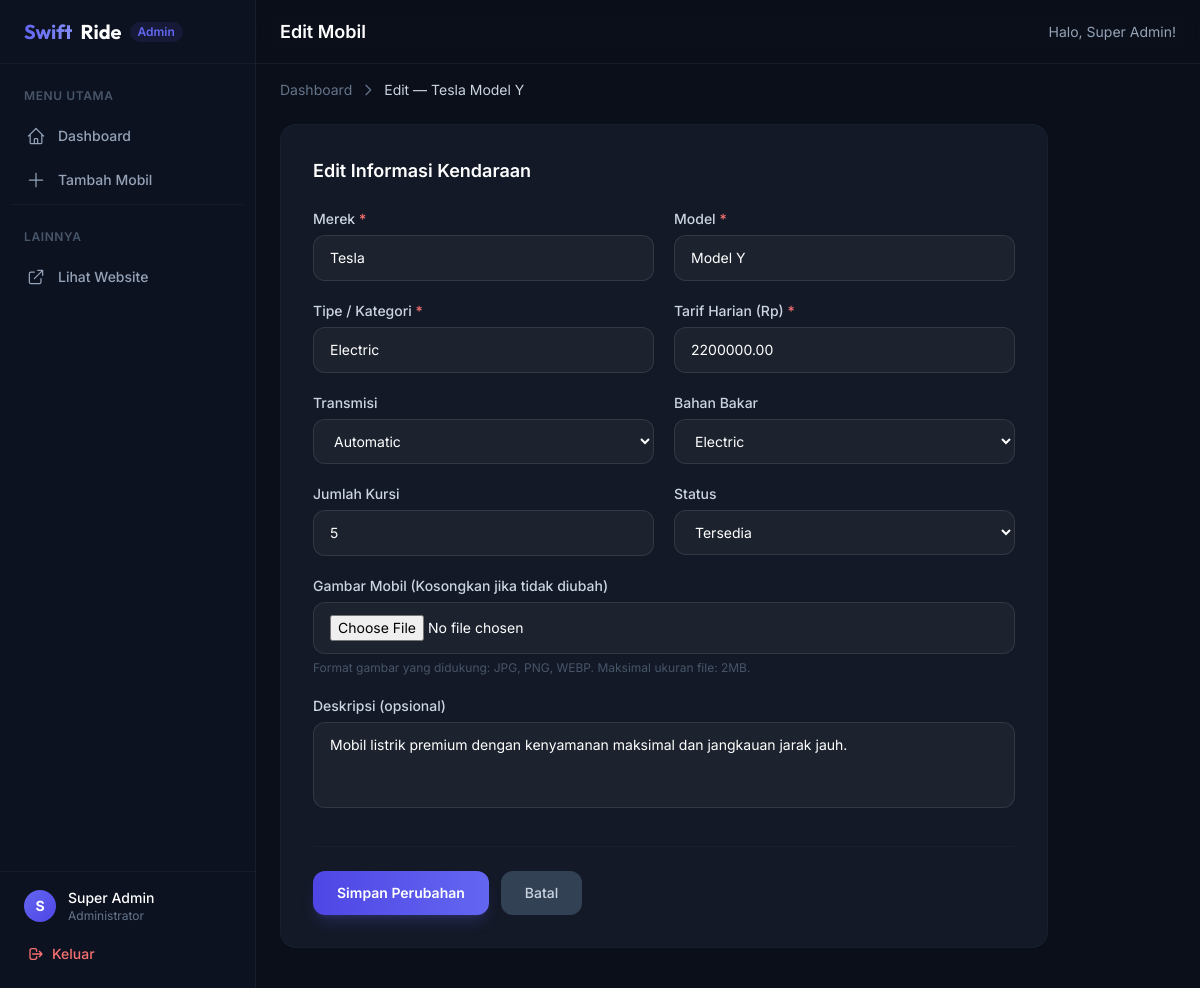
/admin/cars/edit.php?id=1 (signed in), run on the app's committed database.
### tables this page shows
CREATE TABLE IF NOT EXISTS cars (
    id INT AUTO_INCREMENT PRIMARY KEY,
    brand VARCHAR(50) NOT NULL,
    model VARCHAR(50) NOT NULL,
    type VARCHAR(30) NOT NULL,
    daily_rate DECIMAL(12, 2) NOT NULL,
    image VARCHAR(512) NOT NULL DEFAULT '',
    status ENUM('available', 'rented', 'maintenance') NOT NULL DEFAULT 'available',
    transmission VARCHAR(20) NOT NULL DEFAULT 'Automatic',
    fuel VARCHAR(20) NOT NULL DEFAULT 'Petrol',
    seats TINYINT NOT NULL DEFAULT 5,
    description TEXT,
    created_at TIMESTAMP DEFAULT CURRENT_TIMESTAMP,
    updated_at TIMESTAMP DEFAULT CURRENT_TIMESTAMP ON UPDATE CURRENT_TIMESTAMP
);

### admin/cars/edit.php (the view, shortened to what this page needs)
<?php
require_once '../../config/db.php';
$pageTitle = 'Edit Mobil';
$errors    = [];
$id = filter_input(INPUT_GET, 'id', FILTER_VALIDATE_INT);
$stmt = $pdo->prepare("SELECT * FROM cars WHERE id = ? LIMIT 1");
$stmt->execute([$id]);
$car = $stmt->fetch();
require_once '../../includes/admin_header.php';
function inputClass(array $errors, string $field): string {
    return 'input-field w-full rounded-xl px-4 py-3 text-white placeholder-slate-500 text-sm'
         . (isset($errors[$field]) ? ' border-red-500/60' : '');
}
function sel(mixed $fieldVal, string $optionVal): string {
    return (string)$fieldVal === $optionVal ? 'selected' : '';
}
?>
<div class="max-w-3xl animate-fade-in">
    <nav class="text-sm text-slate-500 mb-6 flex items-center gap-2">
        <a href="<?php echo BASE_URL; ?>admin/index.php" class="hover:text-slate-300 transition-colors">Dashboard</a>
        <svg class="w-4 h-4" fill="none" viewBox="0 0 24 24" stroke="currentColor" stroke-width="2"><path stroke-linecap="round" stroke-linejoin="round" d="M9 5l7 7-7 7"/></svg>
        <span class="text-slate-300">Edit — <?php echo htmlspecialchars($car['brand'] . ' ' . $car['model'], ENT_QUOTES, 'UTF-8'); ?></span>
    </nav>
    <div class="bg-[#131926] rounded-2xl border border-slate-800/50 p-6 lg:p-8">
        <h2 class="text-lg font-semibold text-white mb-6">Edit Informasi Kendaraan</h2>
        <form method="POST" action="edit.php?id=<?php echo (int)$id; ?>" enctype="multipart/form-data" novalidate>
            <div class="grid grid-cols-1 md:grid-cols-2 gap-5">
                <div>
                    <label for="car-brand" class="block text-sm font-medium text-slate-300 mb-1.5">Merek <span class="text-red-400">*</span></label>
                    <input type="text" id="car-brand" name="brand" maxlength="50" required
                           class="<?php echo inputClass($errors, 'brand'); ?>"
                           value="<?php echo htmlspecialchars($car['brand'], ENT_QUOTES, 'UTF-8'); ?>">
                </div>
                <div>
                    <label for="car-model" class="block text-sm font-medium text-slate-300 mb-1.5">Model <span class="text-red-400">*</span></label>
                    <input type="text" id="car-model" name="model" maxlength="50" required
                           class="<?php echo inputClass($errors, 'model'); ?>"
                           value="<?php echo htmlspecialchars($car['model'], ENT_QUOTES, 'UTF-8'); ?>">
                </div>
                <div>
                    <label for="car-type" class="block text-sm font-medium text-slate-300 mb-1.5">Tipe / Kategori <span class="text-red-400">*</span></label>
                    <input type="text" id="car-type" name="type" maxlength="30" required
                           class="<?php echo inputClass($errors, 'type'); ?>"
                           value="<?php echo htmlspecialchars($car['type'], ENT_QUOTES, 'UTF-8'); ?>">
                </div>
                <div>
                    <label for="car-rate" class="block text-sm font-medium text-slate-300 mb-1.5">Tarif Harian (Rp) <span class="text-red-400">*</span></label>
                    <input type="number" id="car-rate" name="daily_rate" min="1" step="1000" required
                           class="<?php echo inputClass($errors, 'daily_rate'); ?>"
                           value="<?php echo htmlspecialchars($car['daily_rate'], ENT_QUOTES, 'UTF-8'); ?>">
                </div>
                <div>
                    <label for="car-transmission" class="block text-sm font-medium text-slate-300 mb-1.5">Transmisi</label>
                    <select id="car-transmission" name="transmission" class="<?php echo inputClass($errors, 'transmission'); ?> cursor-pointer">
                        <option value="Automatic" <?php echo sel($car['transmission'], 'Automatic'); ?>>Automatic</option>
                    </select>
                </div>
                <div>
                    <label for="car-fuel" class="block text-sm font-medium text-slate-300 mb-1.5">Bahan Bakar</label>
                    <select id="car-fuel" name="fuel" class="<?php echo inputClass($errors, 'fuel'); ?> cursor-pointer">
                        <?php foreach (['Petrol','Diesel','Electric','Hybrid'] as $f): ?>
                        <option value="<?php echo $f; ?>" <?php echo sel($car['fuel'], $f); ?>><?php echo $f; ?></option>
                        <?php endforeach; ?>
                    </select>
                </div>
                <div>
                    <label for="car-seats" class="block text-sm font-medium text-slate-300 mb-1.5">Jumlah Kursi</label>
                    <input type="number" id="car-seats" name="seats" min="1" max="20"
                           class="<?php echo inputClass($errors, 'seats'); ?>"
                           value="<?php echo (int)$car['seats']; ?>">
                </div>
                <div>
                    <label for="car-status" class="block text-sm font-medium text-slate-300 mb-1.5">Status</label>
                    <select id="car-status" name="status" class="<?php echo inputClass($errors, 'status'); ?> cursor-pointer">
                        <option value="available"   <?php echo sel($car['status'], 'available'); ?>>Tersedia</option>
                    </select>
                </div>
                <div class="md:col-span-2">
                    <label for="car-image" class="block text-sm font-medium text-slate-300 mb-1.5">Gambar Mobil (Kosongkan jika tidak diubah)</label>
                    <input type="file" id="car-image" name="image" accept="image/*"
                           class="<?php echo inputClass($errors, 'image'); ?>">
                    <p class="mt-1.5 text-xs text-slate-600">Format gambar yang didukung: JPG, PNG, WEBP. Maksimal ukuran file: 2MB.</p>
                </div>
                <div class="md:col-span-2">
                    <label for="car-description" class="block text-sm font-medium text-slate-300 mb-1.5">Deskripsi (opsional)</label>
                    <textarea id="car-description" name="description" rows="3" maxlength="1000"
                              class="<?php echo inputClass($errors, 'description'); ?> resize-none"><?php echo htmlspecialchars($car['description'] ?? '', ENT_QUOTES, 'UTF-8'); ?></textarea>
                </div>
            </div>
            <div class="flex items-center gap-3 mt-8 pt-6 border-t border-slate-800/50">
                <button type="submit" id="btn-submit-edit" class="px-6 py-3 rounded-xl bg-gradient-to-r from-brand-600 to-indigo-500 text-white text-sm font-semibold hover:from-indigo-500 hover:to-brand-600 transition-all shadow-lg shadow-indigo-500/20">
                    Simpan Perubahan
                </button>
                <a href="<?php echo BASE_URL; ?>admin/index.php" class="px-6 py-3 rounded-xl bg-slate-700 text-slate-300 text-sm font-medium hover:bg-slate-600 transition-colors">
                    Batal
                </a>
            </div>
        </form>
    </div>
</div>
<?php require_once '../../includes/admin_footer.php'; ?>

### includes/admin_header.php (shortened to what this page needs)
<?php
$pageTitle = $pageTitle ?? 'Dashboard';
$adminName = $_SESSION['admin_name'] ?? 'Admin';
$current_admin_page = basename($_SERVER['PHP_SELF']);
function admin_active($page, $current) {
    return $page === $current
        ? 'bg-brand-500/10 text-brand-500 border-l-2 border-brand-500'
        : 'text-slate-400 hover:bg-slate-800/50 hover:text-white border-l-2 border-transparent';
}
?>
<!DOCTYPE html>
<html lang="id">
<head>
    <script src="https://cdn.tailwindcss.com"></script>
</head>
<body class="antialiased min-h-screen flex">
    <aside class="sidebar w-64 shrink-0 min-h-screen flex flex-col fixed top-0 left-0 z-30 hidden md:flex">
        <div class="h-16 flex items-center px-6 border-b border-slate-800/50">
            <a href="<?php echo BASE_URL; ?>index.php" class="flex items-center space-x-2 font-display text-xl font-bold">
                <span class="bg-gradient-to-r from-brand-500 to-indigo-400 bg-clip-text text-transparent">Swift</span>
                <span class="text-white">Ride</span>
            </a>
            <span class="ml-2 text-xs font-semibold text-brand-500 bg-brand-500/10 px-2 py-0.5 rounded-full">Admin</span>
        </div>
        <nav class="flex-1 px-3 py-6 space-y-1 overflow-y-auto">
            <p class="text-xs font-semibold text-slate-600 uppercase tracking-wider px-3 mb-3">Menu Utama</p>
            <a href="<?php echo BASE_URL; ?>admin/index.php" class="flex items-center gap-3 px-3 py-2.5 rounded-lg text-sm font-medium transition-all duration-200 <?php echo admin_active('index.php', $current_admin_page); ?>">
                <svg class="w-5 h-5" fill="none" viewBox="0 0 24 24" stroke="currentColor" stroke-width="1.5">
                    <path stroke-linecap="round" stroke-linejoin="round" d="M3 12l2-2m0 0l7-7 7 7M5 10v10a1 1 0 001 1h3m10-11l2 2m-2-2v10a1 1 0 01-1 1h-3m-6 0a1 1 0 001-1v-4a1 1 0 011-1h2a1 1 0 011 1v4a1 1 0 001 1m-6 0h6"/>
                </svg>
                Dashboard
            </a>
            <a href="<?php echo BASE_URL; ?>admin/cars/create.php" class="flex items-center gap-3 px-3 py-2.5 rounded-lg text-sm font-medium transition-all duration-200 <?php echo admin_active('create.php', $current_admin_page); ?>">
                <svg class="w-5 h-5" fill="none" viewBox="0 0 24 24" stroke="currentColor" stroke-width="1.5">
                    <path stroke-linecap="round" stroke-linejoin="round" d="M12 4v16m8-8H4"/>
                </svg>
                Tambah Mobil
            </a>
            <div class="pt-6 mt-6 border-t border-slate-800/50">
                <p class="text-xs font-semibold text-slate-600 uppercase tracking-wider px-3 mb-3">Lainnya</p>
                <a href="<?php echo BASE_URL; ?>index.php" target="_blank" class="flex items-center gap-3 px-3 py-2.5 rounded-lg text-sm font-medium text-slate-400 hover:bg-slate-800/50 hover:text-white border-l-2 border-transparent transition-all duration-200">
                    <svg class="w-5 h-5" fill="none" viewBox="0 0 24 24" stroke="currentColor" stroke-width="1.5">
                        <path stroke-linecap="round" stroke-linejoin="round" d="M10 6H6a2 2 0 00-2 2v10a2 2 0 002 2h10a2 2 0 002-2v-4M14 4h6m0 0v6m0-6L10 14"/>
                    </svg>
                    Lihat Website
                </a>
            </div>
        </nav>
        <div class="p-4 border-t border-slate-800/50">
            <div class="flex items-center gap-3 mb-3 px-2">
                <div class="w-8 h-8 rounded-full bg-gradient-to-br from-brand-500 to-indigo-600 flex items-center justify-center text-white font-bold text-sm">
                    <?php echo htmlspecialchars(strtoupper(substr($adminName, 0, 1)), ENT_QUOTES, 'UTF-8'); ?>
                </div>
                <div class="min-w-0">
                    <p class="text-sm font-medium text-white truncate"><?php echo htmlspecialchars($adminName, ENT_QUOTES, 'UTF-8'); ?></p>
                    <p class="text-xs text-slate-500">Administrator</p>
                </div>
            </div>
            <form method="POST" action="<?php echo BASE_URL; ?>logout.php">
                <button type="submit" class="w-full flex items-center gap-2 px-3 py-2 rounded-lg text-sm font-medium text-red-400 hover:bg-red-500/10 hover:text-red-300 transition-all duration-200">
                    <svg class="w-4 h-4" fill="none" viewBox="0 0 24 24" stroke="currentColor" stroke-width="2">
                        <path stroke-linecap="round" stroke-linejoin="round" d="M17 16l4-4m0 0l-4-4m4 4H7m6 4v1a3 3 0 01-3 3H6a3 3 0 01-3-3V7a3 3 0 013-3h4a3 3 0 013 3v1"/>
                    </svg>
                    Keluar
                </button>
            </form>
        </div>
    </aside>
    <div class="flex-1 md:ml-64 flex flex-col min-h-screen">
        <header class="h-16 flex items-center justify-between px-6 border-b border-slate-800/50 bg-[#0b0f19]/80 backdrop-blur sticky top-0 z-20">
            <div>
                <h1 class="text-lg font-semibold text-white"><?php echo htmlspecialchars($pageTitle, ENT_QUOTES, 'UTF-8'); ?></h1>
            </div>
            <div class="flex items-center gap-3 text-sm text-slate-400">
                <span>Halo, <?php echo htmlspecialchars($adminName, ENT_QUOTES, 'UTF-8'); ?>!</span>
            </div>
        </header>
        <div class="px-6 pt-4">
        </div>
        <main class="flex-1 px-6 pb-10">

### includes/admin_footer.php (shortened to what this page needs)
            </main>
        </div>
    </body>
</html>

### includes/admin_header.php (style rules this page uses)
body { background-color: #0b0f19; color: #f8fafc; font-family: 'Inter', sans-serif; }
.sidebar { background: #0d1220; border-right: 1px solid rgba(255,255,255,0.05); }
.input-field { background: rgba(255,255,255,0.04); border: 1px solid rgba(255,255,255,0.1); transition: border-color 0.2s, box-shadow 0.2s; }
.input-field option { background-color: #131926; color: #ffffff; }
.animate-fade-in { animation: fadeIn 0.3s ease forwards; }

### data on the page
cars: brand+model "Tesla Model Y", brand "Tesla", model "Model Y", type "Electric", daily_rate "2200000.00", seats "5", description "Mobil listrik premium dengan kenyamanan maksimal dan jangkauan jarak jauh."

### other printed values
substr($adminName, 0, 1) "S"
$adminName "Super Admin"
$pageTitle "Edit Mobil"
form field fuel "Electric"
